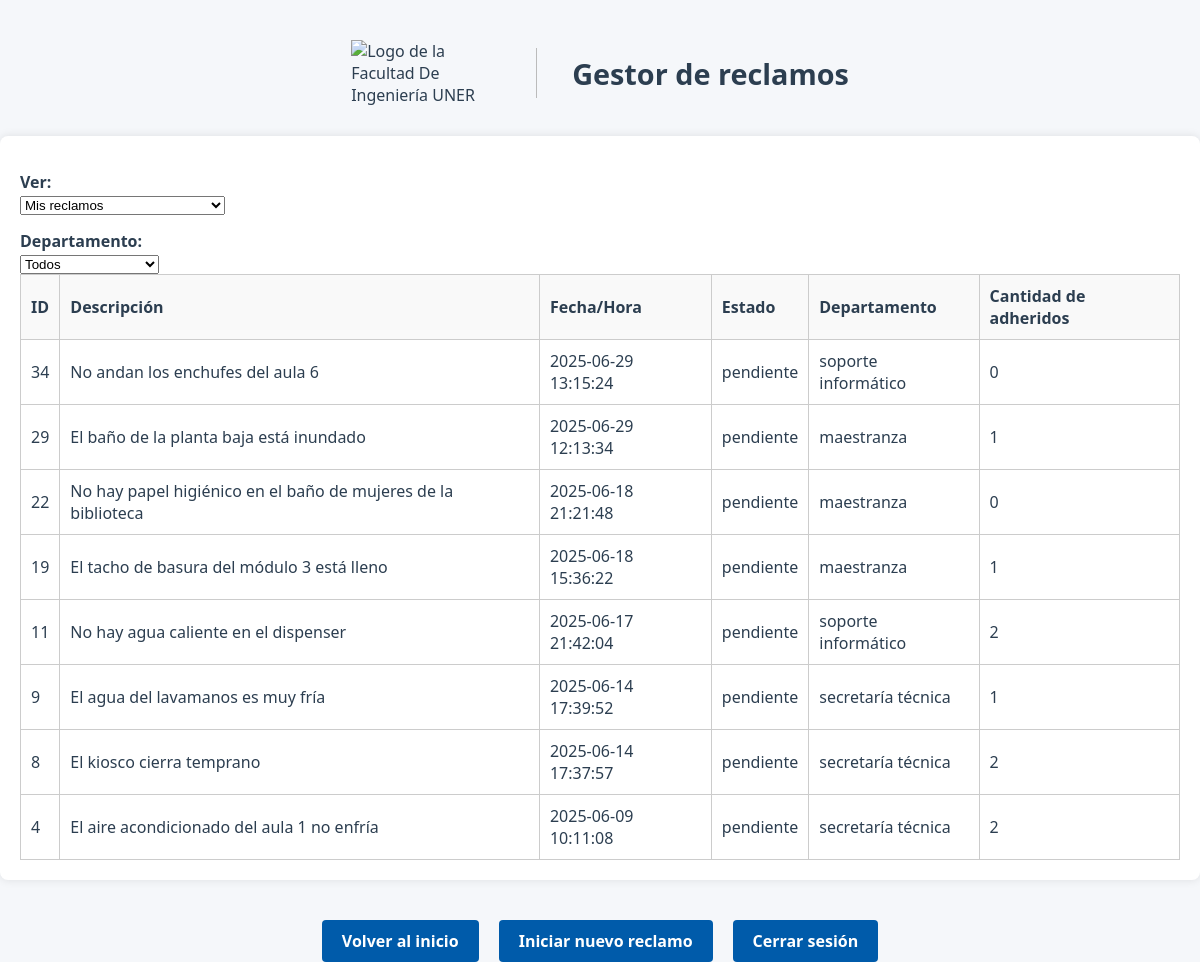
Page /listarReclamos (signed in) on the committed database.
### modules/modelosDTO.py (models this page shows, shortened)
class ModeloReclamo(Base):
    __tablename__ = 'Reclamos'
    id = Column(Integer(), primary_key=True, autoincrement=True)
    idUsuario = Column(Integer, ForeignKey('Usuarios.id'), nullable=False)
    fechaYHora = Column(String(50), nullable=False)  # Formato de fecha y hora
    estado = Column(String(20), nullable=False, default='pendiente')
    tiempoResolucion = Column(Integer, nullable=True, default=None)
    departamento = Column(String(20), nullable=False)
    numeroAdheridos = Column(Integer, nullable=False, default=0)
    descripcion = Column(Text, nullable=False)
    imagen = Column(String(255), nullable=True)
    usuariosAdheridos = relationship(
        "ModeloUsuario",
        secondary=asociacion_usuarios_adheridos,
        backref="reclamosAdheridos"
    ) #como definimos backref no hace falta poner la relacion inversa

### server.py (the view)
@app.route("/listarReclamos", methods=["GET", "POST"])
@login_required
def listarReclamos():
    if current_user.rol != "UsuarioFinal":
        flash("No tenés permisos para acceder a esta página.", "error")
        return redirect(url_for("panelAdmin"))
    username = current_user.nombre
    idUsuario = current_user.id
    filtroUsuario = request.form.get("filtroUsuario", "mios")
    filtroDepartamento = request.form.get("filtroDepartamento", "todos")
    if filtroUsuario == "todos":
        reclamosFiltrados = repoReclamo.obtenerRegistrosFiltro("estado", "pendiente")
    elif filtroUsuario == "mios":
        reclamosMios = repoReclamo.obtenerRegistrosFiltro("idUsuario", idUsuario)
        todosReclamos = repoReclamo.obtenerRegistrosTotales()
        reclamosAdheridos = [r for r in todosReclamos if idUsuario in r.usuariosAdheridos]
        reclamosFiltrados = list({r.id: r for r in reclamosMios + reclamosAdheridos}.values())
    if filtroDepartamento != "todos":
        reclamosFiltrados = [
            r for r in reclamosFiltrados if r.departamento == filtroDepartamento
        ]
    reclamosFiltrados = sorted(reclamosFiltrados, key=lambda r: r.id, reverse=True)
    return render_template(
        "listarReclamos.html",
        reclamos=reclamosFiltrados,
        username=username,
        idUsuario=idUsuario,
        filtro_usuario=filtroUsuario
    )

### modules/gestorLogin.py (called while the page is built)
    def __cargarUsuarioActual(self, idUsuario):
        usuario = self.__gestorUsuarios.cargarUsuario(idUsuario)
        if usuario:
            return FlaskLoginUser(usuario)
        return None

### modules/gestorUsuarios.py (called while the page is built)
    def cargarUsuario(self, idUsuario):
        registro = self.__repo.obtenerRegistroFiltro("id", idUsuario) #devuelve un objeto Usuario o None
        return registro.to_dict() if registro else None

### modules/reclamo.py (called while the page is built)
    @property
    def id(self):
        return self.__id

    @property
    def fechaYHora(self):
        return self.__fechaYHora

    @property
    def estado(self):
        return self.__estado

    @property
    def departamento(self):
        return self.__departamento

    @property
    def numeroAdheridos(self):
        return self.__numeroAdheridos

    @property
    def descripcion(self):
        return self.__descripcion

    @property
    def usuariosAdheridos(self):
        return self.__usuariosAdheridos

### modules/repositorioConcretoBD.py (called while the page is built)
    def obtenerRegistroFiltro(self, filtro, valor):
        modeloUsuario = self.__session.query(ModeloUsuario).filter_by(**{filtro:valor}).first()
        return self.__map_modelo_a_usuario(modeloUsuario) if modeloUsuario else None

    def __map_modelo_a_usuario(self, modeloUsuario: ModeloUsuario):
        return Usuario(
            id=modeloUsuario.id,
            nombre=modeloUsuario.nombre,
            apellido=modeloUsuario.apellido,
            email=modeloUsuario.email,
            nombreUsuario=modeloUsuario.nombreUsuario,
            rol=modeloUsuario.rol,
            password=modeloUsuario.password
        )

    def obtenerRegistrosFiltro(self, filtro, valor):
        if isinstance(valor, list) and len(valor) > 0:
            valor = valor[0]
        modeloReclamo = self.__session.query(ModeloReclamo).filter_by(**{filtro: valor}).all()
        if modeloReclamo:
            return [self.__map_modelo_a_reclamo(reclamo) for reclamo in modeloReclamo]
        return []

    def obtenerRegistrosTotales(self):
        modeloReclamo = self.__session.query(ModeloReclamo).all()
        return [self.__map_modelo_a_reclamo(reclamo) for reclamo in modeloReclamo]

### modules/usuario.py (called while the page is built)
    @property
    def id(self):
        return self.__id

    @property
    def nombre(self):
        return self.__nombre

    @property
    def apellido(self):
        return self.__apellido

    @property
    def email(self):
        return self.__email

    @property
    def nombreUsuario(self):
        return self.__nombreUsuario

    @property
    def rol(self):
        return self.__rol

### templates/listarReclamos.html (shortened to what this page needs)
<!DOCTYPE html>
<html lang="es">
<head>
    <link rel="stylesheet" href="{{ url_for('static', filename='style.css') }}">
</head>
<body>
    <div class="header">
        <img src="{{ url_for('static', filename='logoFiuner.png') }}" alt="Logo de la Facultad De Ingeniería UNER" class="logo" width="150" height="50">
        <h1>Gestor de reclamos</h1>
    </div>
<div class="tabla-reclamos">
    <form method="post" action="{{ url_for('listarReclamos') }}">
        <div class="filtros-superiores">
            <label for="filtroUsuario">Ver:</label>
            <select name="filtroUsuario" onchange="this.form.submit()">
                <option value="mios" {% if request.form.get('filtroUsuario') == 'mios' %}selected{% endif %}>Mis reclamos</option>
            </select>
            <label for="filtroDepartamento">Departamento:</label>
            <select name="filtroDepartamento" onchange="this.form.submit()">
                <option value="todos" {% if request.form.get('filtroDepartamento') == 'todos' %}selected{% endif %}>Todos</option>
            </select>
        </div>
    </form>
    <table>
        <thead>
            <tr>
                <th>ID</th>
                <th>Descripción</th>
                <th>Fecha/Hora</th>
                <th>Estado</th>
                <th>Departamento</th>
                <th>Cantidad de adheridos</th>
            </tr>
        </thead>
        <tbody>
            {% if reclamos %}
                {% for reclamo in reclamos %}
                    <tr>
                        <td>{{ reclamo.id }}</td>
                        <td>{{ reclamo.descripcion }}</td>
                        <td>{{ reclamo.fechaYHora }}</td>
                        <td>{{ reclamo.estado }}</td>
                        <td>{{ reclamo.departamento }}</td>
                        <td>{{ reclamo.numeroAdheridos }}</td>
                    </tr>
                {% endfor %}
            {% else %}
                <tr>
                    <td colspan="7" style="text-align: center;">No hay reclamos para mostrar.</td>
                </tr>
            {% endif %}
        </tbody>
    </table>
</div>
    <div class="botones">
        <a href="{{ url_for('bienvenido') }}" class="btn-registro">Volver al inicio</a>
        <a href="{{ url_for('crearReclamos') }}" class="btn-registro">Iniciar nuevo reclamo</a>
        <a href="{{ url_for('logout') }}" class="btn-registro">Cerrar sesión</a>
    </div>
</body>
</html>

### static/style.css (style rules this page uses)
.header { display: flex; align-items: center; justify-content: center; gap: 20px; margin-top: 40px; padding: 0 20px; text-align: left; flex-wrap: wrap; }
body { font-family: 'Segoe UI', 'Roboto', 'Helvetica Neue', sans-serif; background-color: #f5f7fa; color: #2c3e50; margin: 0; padding: 0; min-height: 100vh; }
.logo { width: 150px; height: auto; }
h1 { font-size: 1.8em; color: #2c3e50; margin: 0; }
.btn-registro, .links { display: inline-block; padding: 10px 20px; background-color: #005baa; color: #fff !important; border: none; border-radius: 4px; text-decoration: none; font-weight: bold; margin-top: 10px; transition: background 0.2s; cursor: pointer; }
form { background-color: transparent; padding: 0; margin-top: 0; border-radius: 0; box-shadow: none; width: 100%; max-width: none; }
label { display: block; margin-top: 15px; font-weight: 600; }
.botones { display: flex; gap: 20px; flex-wrap: wrap; justify-content: center; margin-top: 20px; }
.tabla-reclamos { background-color: white; width: 100%; padding: 20px; box-sizing: border-box; border-radius: 8px; box-shadow: 0 0 10px rgba(0,0,0,0.1); margin-top: 30px; }
.tabla-reclamos table { width: 100%; border-collapse: collapse; }
.tabla-reclamos th, .tabla-reclamos td { padding: 10px; border: 1px solid #ccc; text-align: left; }
.tabla-reclamos thead { background-color: #f9f9f9; }
.botones { margin-top: 30px; text-align: center; }
.header { display: flex; align-items: center; gap: 15px; margin-bottom: 20px; }

### rows in the picture
ModeloReclamo: id "34", descripcion "No andan los enchufes del aula 6", fechaYHora "2025-06-29 13:15:24", estado "pendiente", departamento "soporte informático", numeroAdheridos "0"
ModeloReclamo: id "29", descripcion "El baño de la planta baja está inundado", fechaYHora "2025-06-29 12:13:34", estado "pendiente", departamento "maestranza", numeroAdheridos "1"
ModeloReclamo: id "22", descripcion "No hay papel higiénico en el baño de mujeres de la biblioteca", fechaYHora "2025-06-18 21:21:48", estado "pendiente", departamento "maestranza", numeroAdheridos "0"
ModeloReclamo: id "19", descripcion "El tacho de basura del módulo 3 está lleno", fechaYHora "2025-06-18 15:36:22", estado "pendiente", departamento "maestranza", numeroAdheridos "1"
ModeloReclamo: id "11", descripcion "No hay agua caliente en el dispenser", fechaYHora "2025-06-17 21:42:04", estado "pendiente", departamento "soporte informático", numeroAdheridos "2"
ModeloReclamo: id "9", descripcion "El agua del lavamanos es muy fría", fechaYHora "2025-06-14 17:39:52", estado "pendiente", departamento "secretaría técnica", numeroAdheridos "1"
ModeloReclamo: id "8", descripcion "El kiosco cierra temprano", fechaYHora "2025-06-14 17:37:57", estado "pendiente", departamento "secretaría técnica", numeroAdheridos "2"
ModeloReclamo: id "4", descripcion "El aire acondicionado del aula 1 no enfría", fechaYHora "2025-06-09 10:11:08", estado "pendiente", departamento "secretaría técnica", numeroAdheridos "2"
